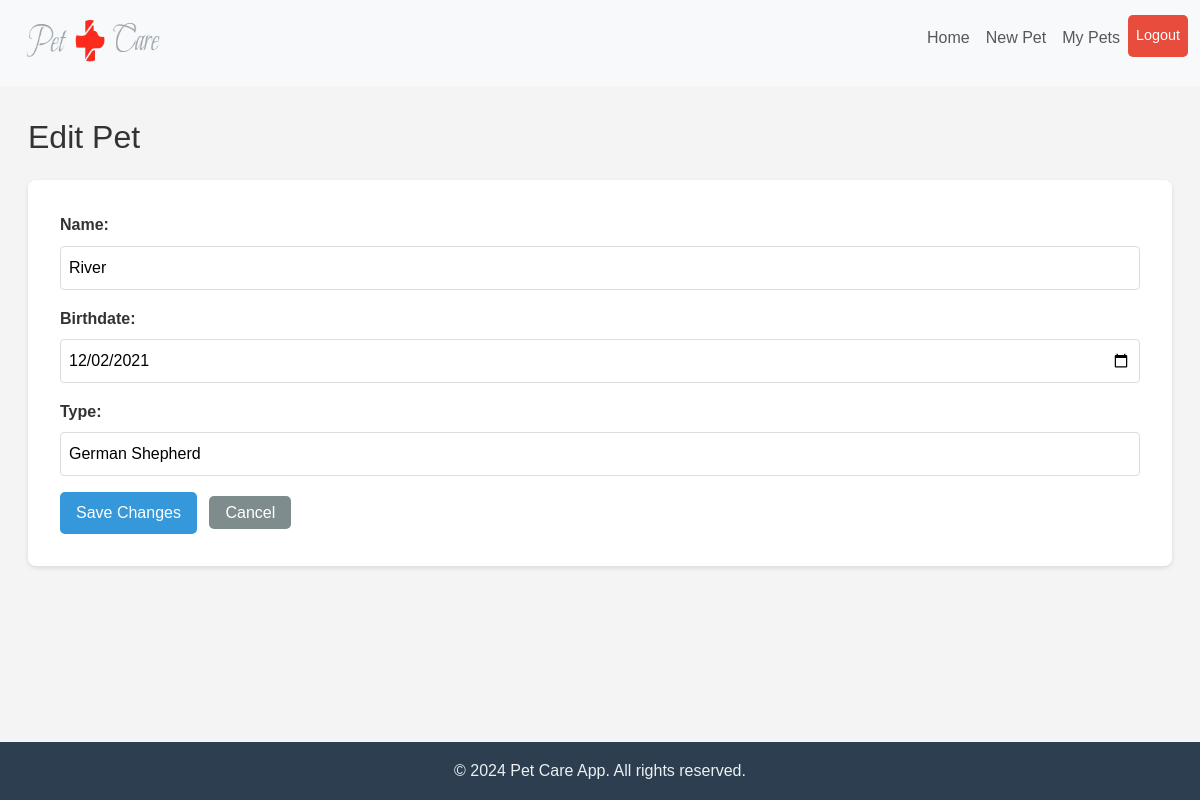
Page /edit_pet/2 (signed in) on the committed database.
### app.py (models this page shows, shortened)
class Pet(db.Model):
    __tablename__ = 'pets'
    id = db.Column(db.Integer, primary_key=True, autoincrement=True)
    name = db.Column(db.String(100), nullable=False)
    birthdate = db.Column(db.Date, nullable=False)
    breed = db.Column(db.String(50))
    user_id = db.Column(db.Integer, db.ForeignKey('users.id'), nullable=False)

### app.py (the view)
@app.route('/edit_pet/<int:pet_id>', methods=['GET', 'POST'])
@login_required
def edit_pet(pet_id):
    pet = Pet.query.get_or_404(pet_id)
    if request.method == 'POST':
        pet.name = request.form['name']
        pet.birthdate = datetime.strptime(request.form['birthdate'], '%Y-%m-%d').date()
        pet.breed = request.form['breed']
        db.session.commit()
        return redirect(url_for('list_pets'))
    return render_template('edit_pet.html', pet=pet)

### app.py (called while the page is built)
@login_manager.user_loader
def load_user(user_id):
    return User.query.get(int(user_id))

### templates/edit_pet.html (shortened to what this page needs)
<!DOCTYPE html>
<html lang="en">
<head>
    <link href="https://cdn.jsdelivr.net/npm/bootstrap@5.3.0/dist/css/bootstrap.min.css" rel="stylesheet">
    <link rel="stylesheet" href="{{ url_for('static', filename='edit_pet.css') }}">
</head>
<body>
    <header>
        <nav class="navbar navbar-expand-lg navbar-light bg-light">
            <div class="container">
                <a class="navbar-brand" href="{{ url_for('index') }}">
                    <img src="{{ url_for('static', filename='PetCareLogo_transPar.png') }}" alt="Pet Care Logo" width="160" height="60">
                </a>
                <div class="collapse navbar-collapse" id="navbarNav">
                    <ul class="navbar-nav ms-auto">
                        <li class="nav-item">
                            <a class="nav-link" href="{{ url_for('index') }}">Home</a>
                        </li>
                        <li class="nav-item">
                            <a class="nav-link" href="{{ url_for('add_pet') }}">New Pet</a>
                        </li>
                        <li class="nav-item">
                            <a class="nav-link" href="{{ url_for('list_pets') }}">My Pets</a>
                        </li>
                        <li class="nav-item">
                            <a class="nav-link btn btn-danger text-white" href="{{ url_for('logout') }}">Logout</a>
                        </li>
                    </ul>
                </div>
            </div>
        </nav>
    </header>
    <main>
        <section class="container">
            <h2>Edit Pet</h2>
            <form action="{{ url_for('edit_pet', pet_id=pet.id) }}" method="POST">
                <div class="form-group">
                    <label for="name">Name:</label>
                    <input type="text" id="name" name="name" value="{{ pet.name }}" required>
                </div>
                <div class="form-group">
                    <label for="birthdate">Birthdate:</label>
                    <input type="date" id="birthdate" name="birthdate" value="{{ pet.birthdate.strftime('%Y-%m-%d') }}" required>
                </div>
                <div class="form-group">
                    <label for="breed">Type:</label>
                    <input type="text" id="breed" name="breed" value="{{ pet.breed }}" required>
                </div>
                <button type="submit" class="btn-primary">Save Changes</button>
                <a href="{{ url_for('list_pets') }}" class="btn-secondary">Cancel</a>
            </form>
        </section>
    </main>
    <footer>
        <div class="container">
            <p>&copy; 2024 Pet Care App. All rights reserved.</p>
        </div>
    </footer>
</body>
</html>

### static/edit_pet.css (style rules this page uses)
body, h1, h2, h3, p, ul { margin: 0; padding: 0; }
html, body { height: 100%; }
body { font-family: 'Arial', sans-serif; line-height: 1.6; background-color: #f4f4f4; color: #333; display: flex; flex-direction: column; }
main { flex: 1; }
.navbar-nav { text-align: right; }
.navbar-nav .nav-item { display: block; }
.navbar-nav .nav-link { padding: 10px; text-align: center; }
.navbar-nav .nav-link { margin-right: 0; padding-right: 20px; }
.navbar-brand { margin-right: auto; }
main { padding: 2rem 1rem; }
.container { max-width: 1200px; margin: 0 auto; }
h2 { margin-bottom: 1.5rem; font-size: 2rem; }
form { background: #fff; padding: 2rem; border-radius: 8px; box-shadow: 0 2px 5px rgba(0,0,0,0.1); }
.form-group { margin-bottom: 1rem; }
.form-group label { display: block; margin-bottom: 0.5rem; font-weight: bold; }
.form-group input { width: 100%; padding: 0.5rem; border: 1px solid #ddd; border-radius: 4px; }
button.btn-primary { display: inline-block; padding: 0.5rem 1rem; color: #fff; background-color: #3498db; text-decoration: none; border: none; border-radius: 5px; font-size: 1rem; margin-right: 0.5rem; cursor: pointer; transition: background-color 0.3s; }
a.btn-secondary { padding: 0.5rem 1rem; color: #fff; background-color: #7f8c8d; text-decoration: none; border-radius: 5px; font-size: 1rem; transition: background-color 0.3s; }
footer { background: #2c3e50; color: #ecf0f1; text-align: center; padding: 1rem; margin-top: auto; }
footer p { margin: 0; }
.btn-danger { padding: 0.5rem 1rem; color: #fff; background-color: #e74c3c; text-decoration: none; border-radius: 5px; font-size: 0.9rem; transition: background-color 0.3s; }
.navbar-nav .nav-item { margin-bottom: 10px; }

### rows in the picture
Pet: name "River", birthdate "12/02/2021", breed "German Shepherd"
